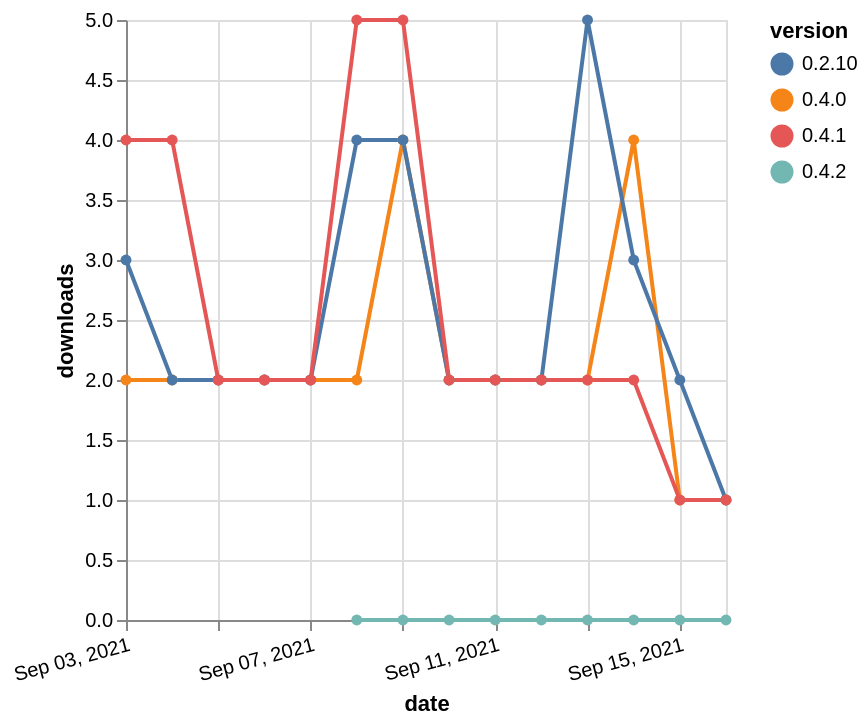

Source (Vega-Lite JSON):
### Vega-Lite specification from a JSON file in a GitHub repository (floating-point values rounded to 4 significant figures)
{"$schema": "https://vega.github.io/schema/vega-lite/v5.json", "description": "A simple bar chart with embedded data.", "data": {"values": [{"date": "2021-09-03", "total": 1431, "delta": 2, "version": "0.4.0"}, {"date": "2021-09-04", "total": 1433, "delta": 2, "version": "0.4.0"}, {"date": "2021-09-05", "total": 1435, "delta": 2, "version": "0.4.0"}, {"date": "2021-09-06", "total": 1437, "delta": 2, "version": "0.4.0"}, {"date": "2021-09-07", "total": 1439, "delta": 2, "version": "0.4.0"}, {"date": "2021-09-08", "total": 1441, "delta": 2, "version": "0.4.0"}, {"date": "2021-09-09", "total": 1445, "delta": 4, "version": "0.4.0"}, {"date": "2021-09-10", "total": 1447, "delta": 2, "version": "0.4.0"}, {"date": "2021-09-11", "total": 1449, "delta": 2, "version": "0.4.0"}, {"date": "2021-09-12", "total": 1451, "delta": 2, "version": "0.4.0"}, {"date": "2021-09-13", "total": 1453, "delta": 2, "version": "0.4.0"}, {"date": "2021-09-14", "total": 1457, "delta": 4, "version": "0.4.0"}, {"date": "2021-09-15", "total": 1458, "delta": 1, "version": "0.4.0"}, {"date": "2021-09-16", "total": 1459, "delta": 1, "version": "0.4.0"}, {"date": "2021-09-03", "total": 4434, "delta": 3, "version": "0.2.10"}, {"date": "2021-09-04", "total": 4436, "delta": 2, "version": "0.2.10"}, {"date": "2021-09-05", "total": 4438, "delta": 2, "version": "0.2.10"}, {"date": "2021-09-06", "total": 4440, "delta": 2, "version": "0.2.10"}, {"date": "2021-09-07", "total": 4442, "delta": 2, "version": "0.2.10"}, {"date": "2021-09-08", "total": 4446, "delta": 4, "version": "0.2.10"}, {"date": "2021-09-09", "total": 4450, "delta": 4, "version": "0.2.10"}, {"date": "2021-09-10", "total": 4452, "delta": 2, "version": "0.2.10"}, {"date": "2021-09-11", "total": 4454, "delta": 2, "version": "0.2.10"}, {"date": "2021-09-12", "total": 4456, "delta": 2, "version": "0.2.10"}, {"date": "2021-09-13", "total": 4461, "delta": 5, "version": "0.2.10"}, {"date": "2021-09-14", "total": 4464, "delta": 3, "version": "0.2.10"}, {"date": "2021-09-15", "total": 4466, "delta": 2, "version": "0.2.10"}, {"date": "2021-09-16", "total": 4467, "delta": 1, "version": "0.2.10"}, {"date": "2021-09-08", "total": 24, "delta": 0, "version": "0.4.2"}, {"date": "2021-09-09", "total": 32, "delta": 0, "version": "0.4.2"}, {"date": "2021-09-10", "total": 36, "delta": 0, "version": "0.4.2"}, {"date": "2021-09-11", "total": 40, "delta": 0, "version": "0.4.2"}, {"date": "2021-09-12", "total": 43, "delta": 0, "version": "0.4.2"}, {"date": "2021-09-13", "total": 47, "delta": 0, "version": "0.4.2"}, {"date": "2021-09-14", "total": 56, "delta": 0, "version": "0.4.2"}, {"date": "2021-09-15", "total": 57, "delta": 0, "version": "0.4.2"}, {"date": "2021-09-16", "total": 58, "delta": 0, "version": "0.4.2"}, {"date": "2021-09-03", "total": 639, "delta": 4, "version": "0.4.1"}, {"date": "2021-09-04", "total": 643, "delta": 4, "version": "0.4.1"}, {"date": "2021-09-05", "total": 645, "delta": 2, "version": "0.4.1"}, {"date": "2021-09-06", "total": 647, "delta": 2, "version": "0.4.1"}, {"date": "2021-09-07", "total": 649, "delta": 2, "version": "0.4.1"}, {"date": "2021-09-08", "total": 654, "delta": 5, "version": "0.4.1"}, {"date": "2021-09-09", "total": 659, "delta": 5, "version": "0.4.1"}, {"date": "2021-09-10", "total": 661, "delta": 2, "version": "0.4.1"}, {"date": "2021-09-11", "total": 663, "delta": 2, "version": "0.4.1"}, {"date": "2021-09-12", "total": 665, "delta": 2, "version": "0.4.1"}, {"date": "2021-09-13", "total": 667, "delta": 2, "version": "0.4.1"}, {"date": "2021-09-14", "total": 669, "delta": 2, "version": "0.4.1"}, {"date": "2021-09-15", "total": 670, "delta": 1, "version": "0.4.1"}, {"date": "2021-09-16", "total": 671, "delta": 1, "version": "0.4.1"}]}, "width": "container", "mark": {"type": "line", "point": {"filled": true}}, "encoding": {"x": {"field": "date", "type": "temporal", "timeUnit": "yearmonthdate", "title": "date", "axis": {"labelAngle": -15}}, "y": {"field": "delta", "type": "quantitative", "title": "downloads"}, "color": {"field": "version", "type": "nominal"}, "tooltip": {"field": "delta"}}}
